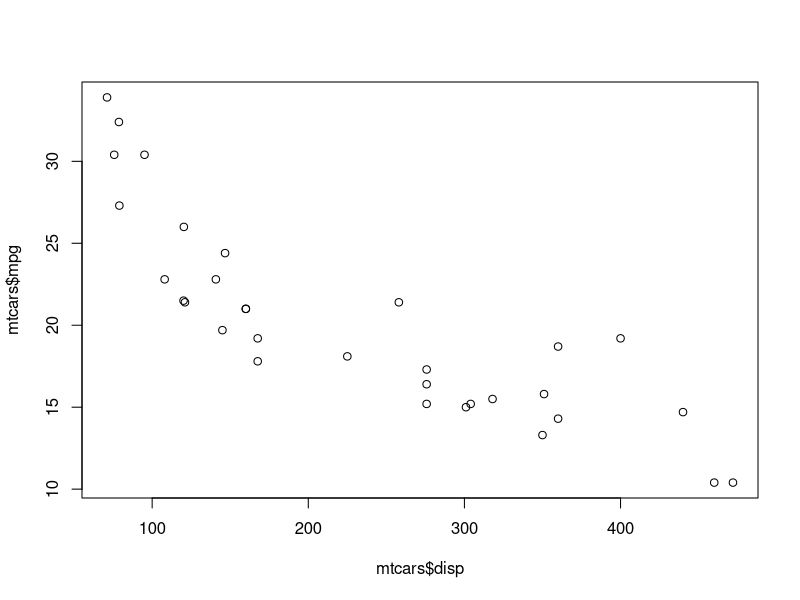
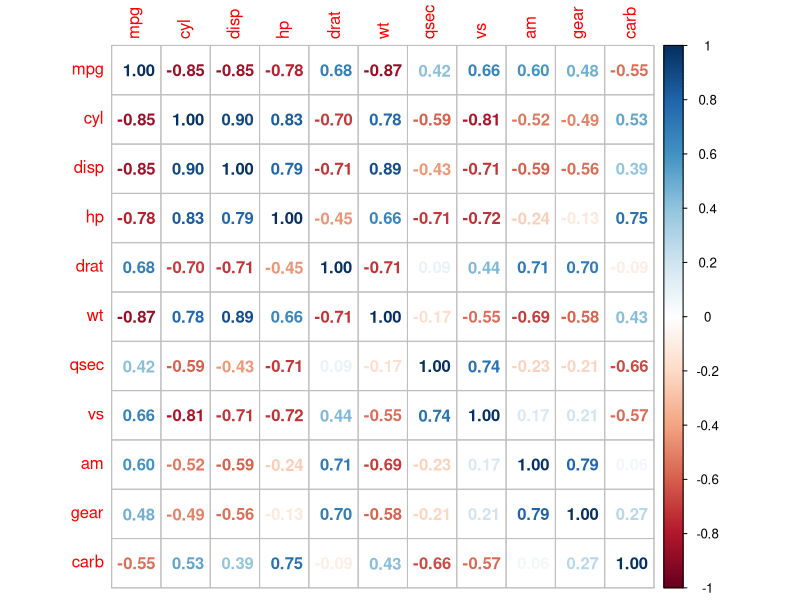

The R source for these figures, in order:
rm(list=ls())
data("mtcars")
plot(mtcars$disp,mtcars$mpg)

#co-related check - if its negative, then its negative co-related
cor(mtcars$disp,mtcars$mpg)

#check the corelation martix
M<-cor(mtcars)
  
#install.packages("corrplot",dependencies = TRUE)
library(corrplot)
#check the corelation martix with color code
corrplot(M,method = "number")